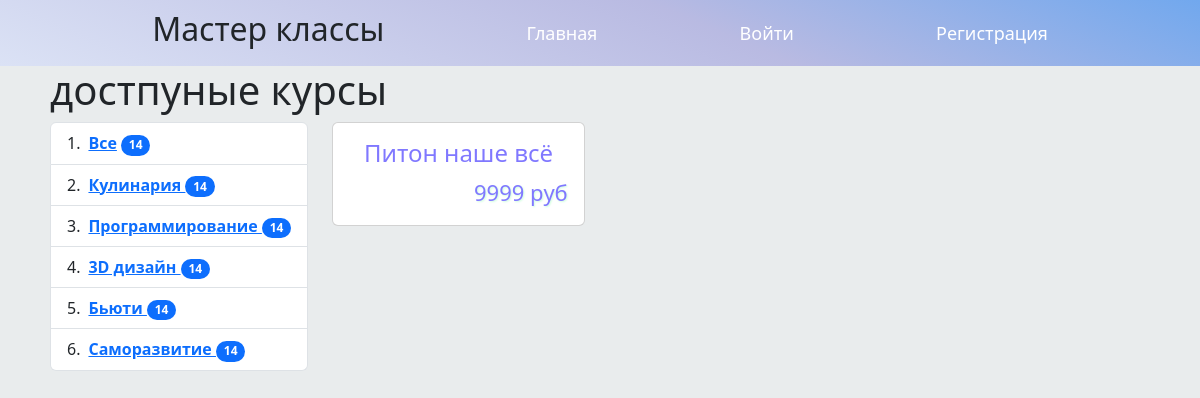
Page /2/ on the committed database.
### tutorial/models.py (models this page shows, shortened)
class Category(models.Model):
    title = models.CharField(max_length=24, verbose_name='Категория мастер класса')
    class Meta:
        verbose_name = 'Категория'
        verbose_name_plural = 'Категории'

class MasterClass(models.Model):
    category = models.ForeignKey(Category, on_delete=models.CASCADE, verbose_name='Категория мастер класса')
    title = models.CharField(max_length=36, verbose_name='Заголовок')
    description = models.TextField(verbose_name='Информация о мастер классе')
    time = models.DateTimeField(auto_now_add=True, verbose_name='Дата и время проведения')
    locate = models.ForeignKey(Locate, on_delete=models.CASCADE, verbose_name='Место проведения')
    price = models.DecimalField(max_digits=4, decimal_places=0, verbose_name='Цена')
    author = models.CharField(max_length=36, verbose_name='Автор')
    photo = models.ImageField(upload_to='%Y%d%m', verbose_name='Картинка')
    class Meta:
        verbose_name = 'Мастер класс'
        verbose_name_plural = 'Мастер классы'

### tutorial/views.py (the view)
# urls.py: path('<int:pk>/', tutorial_list, name='tutorial'),
def tutorial_list(request, pk):
    category = Category.objects.all()
    masterclass = MasterClass.objects.filter(category__pk=pk)
    context = {'category': category, 'masterclass': masterclass}
    return render(request, 'tutorial/full.html', context)

### tutorial/templates/tutorial/full.html (shortened to what this page needs)
{% extends 'root.html' %}
{% block content %}
    <div class="div-content">
    <h1>достпуные курсы</h1>
<div class="row" style="margin-right: 0 !important;">
    <div class="col" style="max-width: fit-content;">
        <ol class="list-group list-group-numbered" style="width: max-content;">
               <li class="list-group-item d-flex justify-content-between align-items-start">
                   <div class="ms-2 me-auto">
                       <div class="fw-bold">
                    <a href="/">Все</a>
                            <span class="badge bg-primary rounded-pill">14</span>
                       </div>
                   </div>
                </li>
                {% for category in category %}
                    <li class="list-group-item d-flex justify-content-between align-items-start">
                    <div class="ms-2 me-auto">
                        <div class="fw-bold">
                    <a href="/{{ category.pk }}">
                {{ category.title }}
                         <span class="badge bg-primary rounded-pill">14</span>
                    </a>
                        </div>
                    </div>
                    </li>
                {%endfor %}
        </ol>
    </div>
<div class="col">
<div class="row row-cols-1 row-cols-md-3 g-4">
    {% for masterclasses in masterclass %}
        <div class="col">
        <div class="card h-100">
        <a href="/detail/{{ masterclasses.pk }}" style="text-decoration: none">
          <div class="card-body">
              <h4 class="card-title card-full-title">{{ masterclasses.title }}</h4>
              <p class="card-text card-full-price">{{ masterclasses.price }} руб</p>
          </div>
        </a>
        </div>
        </div>
    {% endfor %}
    </div>
</div>
</div>
</div>
{% endblock %}

### static/css/style.css (style rules this page uses)
* { padding: 0; margin: 0; }
.g-4 { display: contents }
body { background: #e9eced; }
.card-full-price { text-align: end; font-size: 22px; color: #8078ff; text-shadow: 1px 1px 2px #ceffdd; }
.card-full-title { text-align: center; color: #8078ff !important;; }
.div-content { padding: 0px 50px 0px 50px; }

### templates/root.html (style rules this page uses)
body { background: #e9eced; }

### rows in the picture
Category: title "Кулинария"
Category: title "Программирование"
Category: title "3D дизайн"
Category: title "Бьюти"
Category: title "Саморазвитие"
MasterClass: title "Питон наше всё", price "9999"
